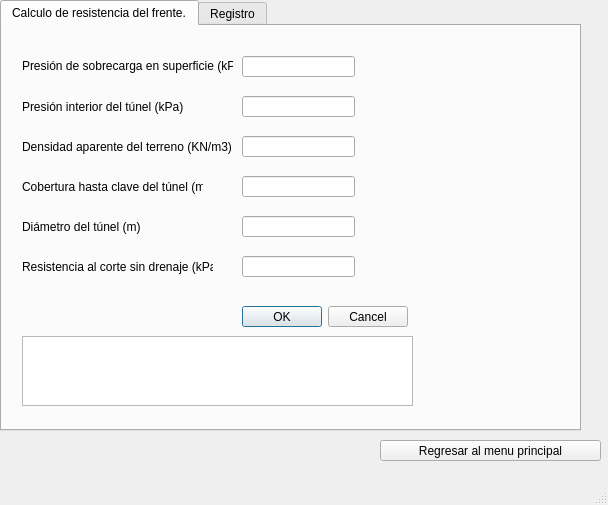
<?xml version="1.0" encoding="UTF-8"?>
<ui version="4.0">
 <class>MainOndasWindow</class>
 <widget class="QMainWindow" name="MainOndasWindow">
  <property name="geometry">
   <rect>
    <x>0</x>
    <y>0</y>
    <width>608</width>
    <height>505</height>
   </rect>
  </property>
  <property name="windowTitle">
   <string>MainWindow</string>
  </property>
  <widget class="QWidget" name="centralwidget">
   <widget class="QTabWidget" name="frenteTB">
    <property name="geometry">
     <rect>
      <x>0</x>
      <y>0</y>
      <width>581</width>
      <height>431</height>
     </rect>
    </property>
    <property name="currentIndex">
     <number>0</number>
    </property>
    <widget class="QWidget" name="tab_2">
     <attribute name="title">
      <string>Calculo de resistencia del frente.</string>
     </attribute>
     <widget class="QLineEdit" name="sobrecargaLE">
      <property name="geometry">
       <rect>
        <x>240</x>
        <y>30</y>
        <width>113</width>
        <height>21</height>
       </rect>
      </property>
     </widget>
     <widget class="QLineEdit" name="interiorLE">
      <property name="geometry">
       <rect>
        <x>240</x>
        <y>70</y>
        <width>113</width>
        <height>21</height>
       </rect>
      </property>
     </widget>
     <widget class="QLineEdit" name="densidadLE">
      <property name="geometry">
       <rect>
        <x>240</x>
        <y>110</y>
        <width>113</width>
        <height>21</height>
       </rect>
      </property>
     </widget>
     <widget class="QLineEdit" name="coberturaLE">
      <property name="geometry">
       <rect>
        <x>240</x>
        <y>150</y>
        <width>113</width>
        <height>21</height>
       </rect>
      </property>
     </widget>
     <widget class="QLineEdit" name="diametroLE">
      <property name="geometry">
       <rect>
        <x>240</x>
        <y>190</y>
        <width>113</width>
        <height>21</height>
       </rect>
      </property>
     </widget>
     <widget class="QLineEdit" name="resistenciaLE">
      <property name="geometry">
       <rect>
        <x>240</x>
        <y>230</y>
        <width>113</width>
        <height>21</height>
       </rect>
      </property>
     </widget>
     <widget class="QLabel" name="sobrecargaL">
      <property name="geometry">
       <rect>
        <x>20</x>
        <y>30</y>
        <width>211</width>
        <height>20</height>
       </rect>
      </property>
      <property name="text">
       <string>Presión de sobrecarga en superficie (kPa) </string>
      </property>
     </widget>
     <widget class="QLabel" name="interiorL">
      <property name="geometry">
       <rect>
        <x>20</x>
        <y>60</y>
        <width>201</width>
        <height>41</height>
       </rect>
      </property>
      <property name="text">
       <string>Presión interior del túnel (kPa) </string>
      </property>
     </widget>
     <widget class="QLabel" name="densidadL">
      <property name="geometry">
       <rect>
        <x>20</x>
        <y>90</y>
        <width>231</width>
        <height>61</height>
       </rect>
      </property>
      <property name="text">
       <string>Densidad aparente del terreno (KN/m3) </string>
      </property>
     </widget>
     <widget class="QLabel" name="coberturaL">
      <property name="geometry">
       <rect>
        <x>20</x>
        <y>130</y>
        <width>181</width>
        <height>61</height>
       </rect>
      </property>
      <property name="text">
       <string>Cobertura hasta clave del túnel (m) </string>
      </property>
     </widget>
     <widget class="QLabel" name="diametroL">
      <property name="geometry">
       <rect>
        <x>20</x>
        <y>160</y>
        <width>151</width>
        <height>81</height>
       </rect>
      </property>
      <property name="text">
       <string>Diámetro del túnel (m)</string>
      </property>
     </widget>
     <widget class="QLabel" name="resistenciaL">
      <property name="geometry">
       <rect>
        <x>20</x>
        <y>190</y>
        <width>191</width>
        <height>101</height>
       </rect>
      </property>
      <property name="text">
       <string>Resistencia al corte sin drenaje (kPa) </string>
      </property>
     </widget>
     <widget class="QDialogButtonBox" name="frenteBB">
      <property name="geometry">
       <rect>
        <x>240</x>
        <y>280</y>
        <width>166</width>
        <height>21</height>
       </rect>
      </property>
      <property name="standardButtons">
       <set>QDialogButtonBox::Cancel|QDialogButtonBox::Ok</set>
      </property>
     </widget>
     <widget class="QTextEdit" name="estabilidadTE">
      <property name="geometry">
       <rect>
        <x>20</x>
        <y>310</y>
        <width>391</width>
        <height>70</height>
       </rect>
      </property>
     </widget>
    </widget>
    <widget class="QWidget" name="tab">
     <attribute name="title">
      <string>Registro</string>
     </attribute>
    </widget>
   </widget>
   <widget class="QPushButton" name="frentePB">
    <property name="geometry">
     <rect>
      <x>380</x>
      <y>440</y>
      <width>221</width>
      <height>21</height>
     </rect>
    </property>
    <property name="text">
     <string>Regresar al menu principal</string>
    </property>
   </widget>
  </widget>
  <widget class="QMenuBar" name="menubar">
   <property name="geometry">
    <rect>
     <x>0</x>
     <y>0</y>
     <width>608</width>
     <height>20</height>
    </rect>
   </property>
  </widget>
  <widget class="QStatusBar" name="statusbar"/>
 </widget>
 <resources/>
 <connections/>
</ui>
